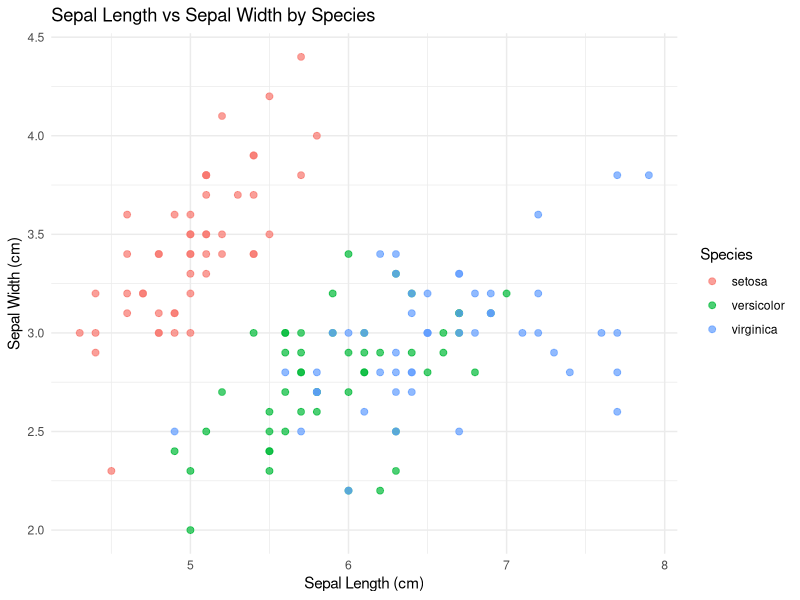
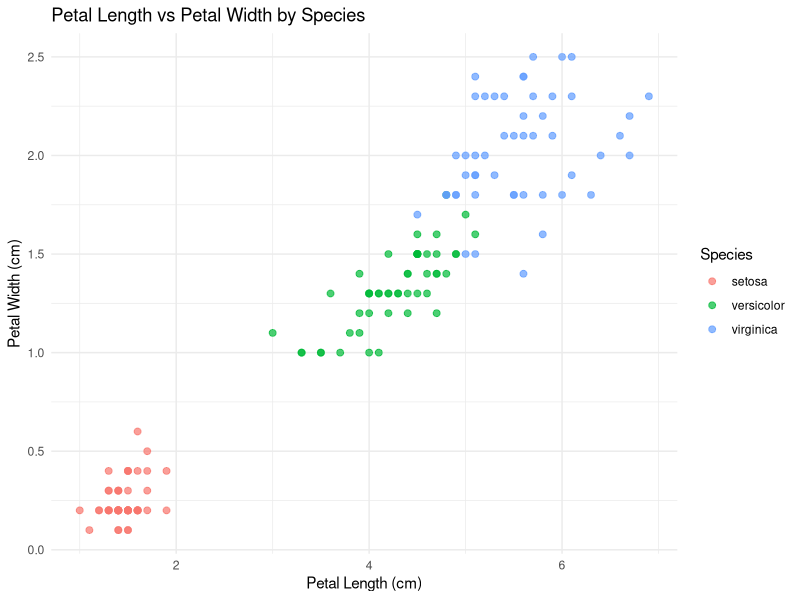
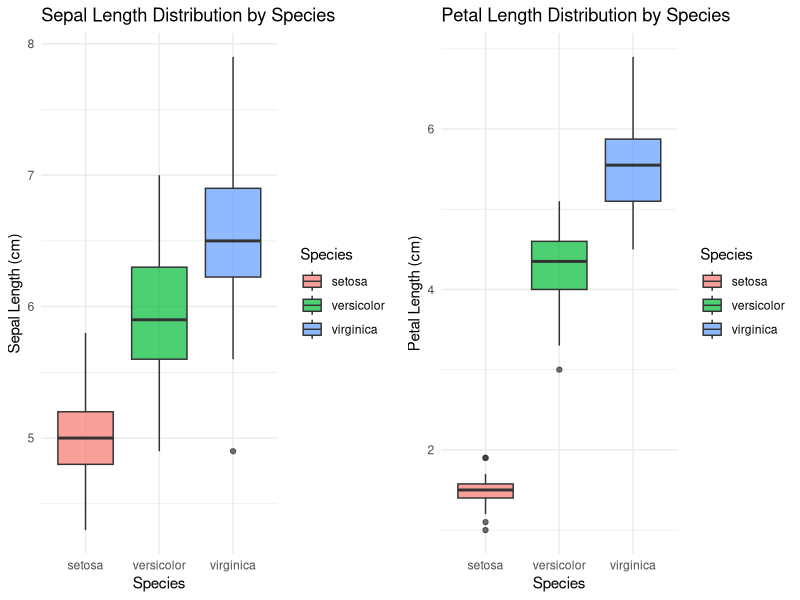

These figures' R source, in order: (Note: this script raises an error after producing the figures.)
## ---- chunk 1
knitr::opts_chunk$set(
  echo = TRUE,
  warning = FALSE,
  message = FALSE,
  fig.width = 10,
  fig.height = 6,
  fig.align = "center"
)
## ---- chunk 2
# Load required libraries
library(caret)
library(e1071)
library(randomForest)
library(class)
library(ggplot2)
library(dplyr)
library(gridExtra)
library(knitr)
# library(VIM)  # Not needed for this analysis

# Set theme for consistent plotting
theme_set(theme_minimal() + theme(plot.background = element_rect(fill = "white", color = NA)))
## ---- chunk 3
# Load the iris dataset
cat("Loading iris dataset...\n")
data(iris)

# Display basic information about the dataset
cat("Dataset Information:\n")
cat("Dataset dimensions:", dim(iris), "\n")
cat("Column names:", colnames(iris), "\n")
cat("Species distribution:\n")
print(table(iris$Species))
## ---- chunk 4
# Display first few rows
cat("First 6 rows of the dataset:\n")
print(head(iris))

# Basic statistics
cat("Dataset summary:\n")
print(summary(iris))
## ---- chunk 5
# Sepal measurements scatter plot
p1 <- ggplot(iris, aes(x = Sepal.Length, y = Sepal.Width, color = Species)) +
  geom_point(size = 2, alpha = 0.7) +
  labs(title = "Sepal Length vs Sepal Width by Species",
       x = "Sepal Length (cm)",
       y = "Sepal Width (cm)") +
  theme_minimal() +
  theme(plot.background = element_rect(fill = "white", color = NA))

print(p1)
## ---- chunk 6
# Petal measurements scatter plot
p2 <- ggplot(iris, aes(x = Petal.Length, y = Petal.Width, color = Species)) +
  geom_point(size = 2, alpha = 0.7) +
  labs(title = "Petal Length vs Petal Width by Species",
       x = "Petal Length (cm)",
       y = "Petal Width (cm)") +
  theme_minimal() +
  theme(plot.background = element_rect(fill = "white", color = NA))

print(p2)
## ---- chunk 7
# Box plots for feature distributions
p3 <- ggplot(iris, aes(x = Species, y = Sepal.Length, fill = Species)) +
  geom_boxplot(alpha = 0.7) +
  labs(title = "Sepal Length Distribution by Species",
       x = "Species",
       y = "Sepal Length (cm)") +
  theme_minimal() +
  theme(plot.background = element_rect(fill = "white", color = NA))

p4 <- ggplot(iris, aes(x = Species, y = Petal.Length, fill = Species)) +
  geom_boxplot(alpha = 0.7) +
  labs(title = "Petal Length Distribution by Species",
       x = "Species",
       y = "Petal Length (cm)") +
  theme_minimal() +
  theme(plot.background = element_rect(fill = "white", color = NA))

# Combine plots
grid.arrange(p3, p4, ncol = 2)
## ---- chunk 8
# Define cross-validation control
cv_control <- trainControl(
  method = "cv",           # k-fold cross-validation
  number = 10,             # 10-fold CV
  classProbs = TRUE,       # Enable class probabilities
  summaryFunction = defaultSummary  # Default summary function
)

# Prepare data for modeling
X <- iris[, 1:4]  # Features
y <- iris$Species  # Target variable

cat("Cross-validation setup:\n")
cat("- Method: 10-fold cross-validation\n")
cat("- Features:", ncol(X), "\n")
cat("- Samples:", nrow(X), "\n")
cat("- Classes:", length(unique(y)), "\n")
## ---- chunk 9
# 1. k-Nearest Neighbors (k-NN)
cat("Training k-NN model with cross-validation...\n")
knn_model <- train(
  x = X,
  y = y,
  method = "knn",
  trControl = cv_control,
  tuneGrid = expand.grid(k = c(1, 3, 5, 7, 9, 11, 13, 15))
)

print(knn_model)
## ---- chunk 10
# 2. Support Vector Machine (SVM)
cat("Training SVM model with cross-validation...\n")
svm_model <- train(
  x = X,
  y = y,
  method = "svmRadial",
  trControl = cv_control,
  tuneGrid = expand.grid(
    C = c(0.1, 1, 10, 100),
    sigma = c(0.1, 1, 10)
  )
)

print(svm_model)
## ---- chunk 11
# 3. Random Forest
cat("Training Random Forest model with cross-validation...\n")
rf_model <- train(
  x = X,
  y = y,
  method = "rf",
  trControl = cv_control,
  tuneGrid = expand.grid(mtry = c(1, 2, 3, 4))
)

print(rf_model)
## ---- chunk 12
# 4. Naive Bayes
cat("Training Naive Bayes model with cross-validation...\n")
nb_model <- train(
  x = X,
  y = y,
  method = "nb",
  trControl = cv_control
)

print(nb_model)
## ---- chunk 13
# 5. Linear Discriminant Analysis (LDA)
cat("Training LDA model with cross-validation...\n")
lda_model <- train(
  x = X,
  y = y,
  method = "lda",
  trControl = cv_control
)

print(lda_model)
## ---- chunk 14
# Compare model performance
cat("Comparing model performance...\n")
results <- resamples(list(
  kNN = knn_model,
  SVM = svm_model,
  RandomForest = rf_model,
  NaiveBayes = nb_model,
  LDA = lda_model
))

# Display results summary
cat("Cross-validation results summary:\n")
print(summary(results))
## ---- chunk 15
# Create performance comparison plot
# Extract accuracy values for plotting
accuracy_data <- data.frame(
  Model = rep(c("kNN", "SVM", "RandomForest", "NaiveBayes", "LDA"), each = 10),
  Accuracy = c(
    knn_model$resample$Accuracy,
    svm_model$resample$Accuracy,
    rf_model$resample$Accuracy,
    nb_model$resample$Accuracy,
    lda_model$resample$Accuracy
  )
)

p5 <- ggplot(accuracy_data, aes(x = Model, y = Accuracy, fill = Model)) +
  geom_boxplot(alpha = 0.7) +
  labs(title = "Model Performance Comparison (10-Fold CV)",
       x = "Model",
       y = "Accuracy") +
  theme_minimal() +
  theme(plot.background = element_rect(fill = "white", color = NA),
        axis.text.x = element_text(angle = 45, hjust = 1))

print(p5)
## ---- chunk 16
# Best model selection
best_accuracy <- max(accuracy_data$Accuracy)
best_model_name <- accuracy_data$Model[which.max(accuracy_data$Accuracy)]
cat("Best performing model:", best_model_name, "\n")
cat("Best accuracy:", best_accuracy, "\n")
## ---- chunk 17
# Feature importance analysis (using Random Forest)
cat("Feature importance analysis:\n")
importance_scores <- varImp(rf_model)
print(importance_scores)
## ---- chunk 18
# Create feature importance plot
importance_df <- data.frame(
  feature = rownames(importance_scores$importance),
  importance = importance_scores$importance$Overall
) %>%
  arrange(desc(importance))

p6 <- ggplot(importance_df, aes(x = reorder(feature, importance), y = importance)) +
  geom_col(fill = "steelblue", alpha = 0.7) +
  coord_flip() +
  labs(title = "Feature Importance (Random Forest)",
       x = "Features",
       y = "Importance Score") +
  theme_minimal() +
  theme(plot.background = element_rect(fill = "white", color = NA))

print(p6)
## ---- chunk 19
# Confusion matrix for best model
cat("Creating confusion matrix for best model...\n")
if (best_model_name == "kNN") {
  final_model <- knn_model
} else if (best_model_name == "SVM") {
  final_model <- svm_model
} else if (best_model_name == "RandomForest") {
  final_model <- rf_model
} else if (best_model_name == "NaiveBayes") {
  final_model <- nb_model
} else {
  final_model <- lda_model
}

# Make predictions on the full dataset
predictions <- predict(final_model, X)
confusion_matrix <- confusionMatrix(predictions, y)
print(confusion_matrix)
## ---- chunk 20
# Create confusion matrix visualization
cm_data <- as.data.frame(confusion_matrix$table)
p7 <- ggplot(cm_data, aes(x = Reference, y = Prediction, fill = Freq)) +
  geom_tile() +
  geom_text(aes(label = Freq), color = "white", size = 4) +
  scale_fill_gradient(low = "lightblue", high = "darkblue") +
  labs(title = paste("Confusion Matrix -", best_model_name),
       x = "Actual",
       y = "Predicted") +
  theme_minimal() +
  theme(plot.background = element_rect(fill = "white", color = NA))

print(p7)
## ---- chunk 21
# Cross-validation results by fold
cv_results <- data.frame(
  Model = rep(c("kNN", "SVM", "RandomForest", "NaiveBayes", "LDA"), each = 10),
  Fold = rep(1:10, 5),
  Accuracy = c(
    knn_model$resample$Accuracy,
    svm_model$resample$Accuracy,
    rf_model$resample$Accuracy,
    nb_model$resample$Accuracy,
    lda_model$resample$Accuracy
  )
)

p8 <- ggplot(cv_results, aes(x = Fold, y = Accuracy, color = Model)) +
  geom_line(linewidth = 1) +
  geom_point(size = 2) +
  labs(title = "Cross-Validation Performance by Fold",
       x = "Fold",
       y = "Accuracy") +
  theme_minimal() +
  theme(plot.background = element_rect(fill = "white", color = NA))

print(p8)
## ---- chunk 22
# Summary statistics
cat("\n=== Cross-Validation Summary ===\n")
cat("Dataset: Iris (150 samples, 4 features, 3 classes)\n")
cat("Cross-validation: 10-fold CV\n")
cat("Best model:", best_model_name, "\n")
cat("Best accuracy:", round(max(results$values$Accuracy), 4), "\n")
cat("Models tested: k-NN, SVM, Random Forest, Naive Bayes, LDA\n")

# Save results to CSV
results_summary <- data.frame(
  Model = c("kNN", "SVM", "RandomForest", "NaiveBayes", "LDA"),
  Mean_Accuracy = c(
    mean(knn_model$resample$Accuracy),
    mean(svm_model$resample$Accuracy),
    mean(rf_model$resample$Accuracy),
    mean(nb_model$resample$Accuracy),
    mean(lda_model$resample$Accuracy)
  ),
  SD_Accuracy = c(
    sd(knn_model$resample$Accuracy),
    sd(svm_model$resample$Accuracy),
    sd(rf_model$resample$Accuracy),
    sd(nb_model$resample$Accuracy),
    sd(lda_model$resample$Accuracy)
  )
)

kable(results_summary, caption = "Cross-Validation Results Summary")
